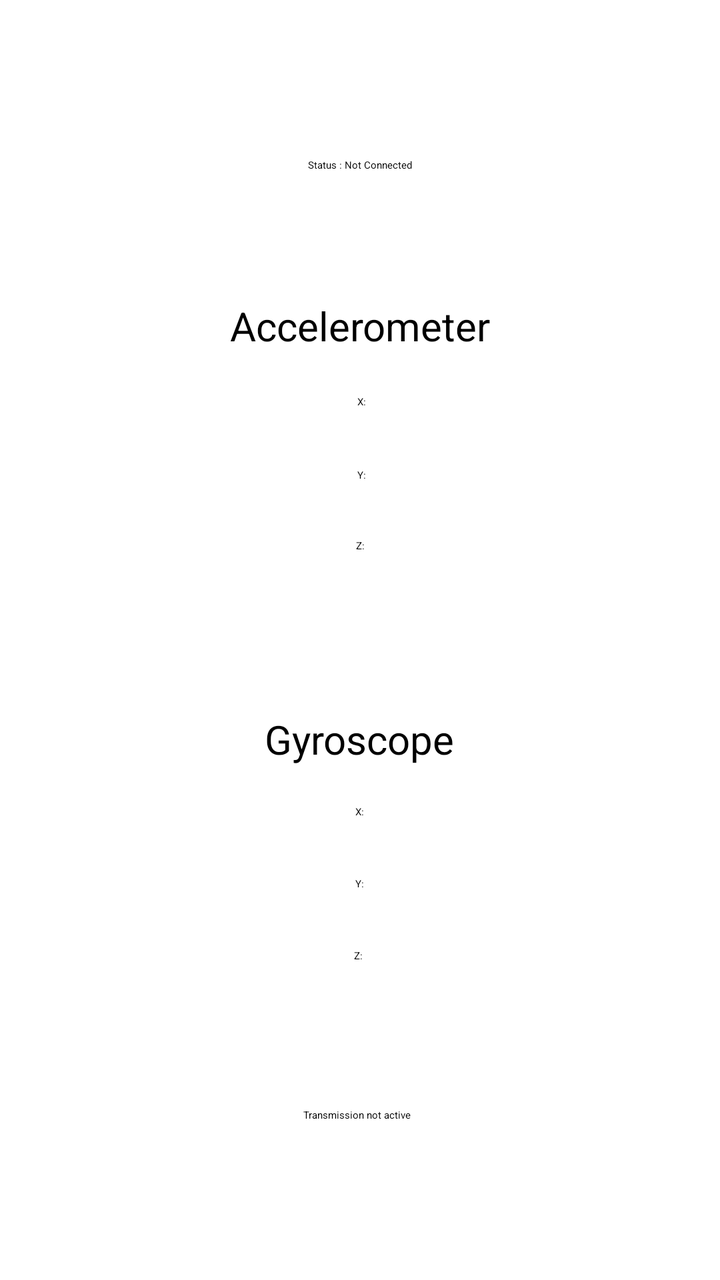
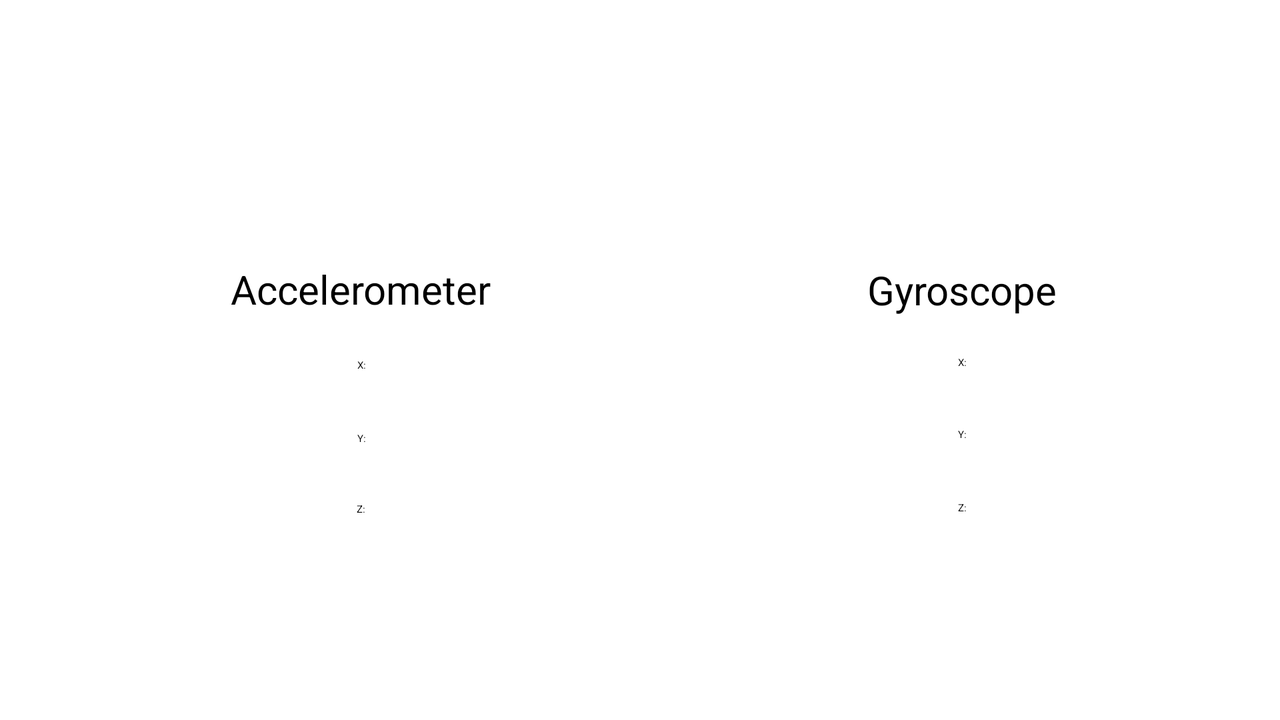

First picture: res/layout/ on a phone held upright. Second picture: the repository's own variant of that layout, on a device whose configuration matches the variant's folder. Source for both follows.
<!-- AndroidManifest.xml: application theme Theme.Test -->
<!-- res/layout/sensors_readouts.xml -->
<?xml version="1.0" encoding="utf-8"?>
<androidx.constraintlayout.widget.ConstraintLayout xmlns:android="http://schemas.android.com/apk/res/android"
    xmlns:app="http://schemas.android.com/apk/res-auto"
    xmlns:tools="http://schemas.android.com/tools"
    android:id="@+id/mainLayoutParent"
    android:layout_width="match_parent"
    android:layout_height="match_parent"
    app:flow_maxElementsWrap="1"
    app:flow_wrapMode="none"
    app:layout_wrapBehaviorInParent="skipped">

    <TextView
        android:id="@+id/gyroX"
        android:layout_width="117dp"
        android:layout_height="36dp"
        android:gravity="center"
        android:text="X:"
        app:layout_constraintBottom_toTopOf="@+id/gyroY"
        app:layout_constraintEnd_toEndOf="@+id/textView"
        app:layout_constraintStart_toStartOf="@+id/textView" />

    <TextView
        android:id="@+id/textView"
        android:layout_width="272dp"
        android:layout_height="37dp"
        android:gravity="center"
        android:text="Gyroscope"
        android:textSize="20sp"
        app:layout_constraintBottom_toTopOf="@+id/gyroX"
        app:layout_constraintEnd_toEndOf="@+id/textView7"
        app:layout_constraintHorizontal_bias="0.488"
        app:layout_constraintStart_toStartOf="@+id/textView7" />

    <TextView
        android:id="@+id/textView7"
        android:layout_width="315dp"
        android:layout_height="38dp"
        android:layout_marginTop="144dp"
        android:gravity="center"
        android:text="Accelerometer"
        android:textSize="20sp"
        app:layout_constraintEnd_toEndOf="parent"
        app:layout_constraintStart_toStartOf="parent"
        app:layout_constraintTop_toTopOf="parent" />

    <TextView
        android:id="@+id/accelZ"
        android:layout_width="117dp"
        android:layout_height="36dp"
        android:gravity="center"
        android:text="Z:"
        app:layout_constraintEnd_toEndOf="@+id/textView7"
        app:layout_constraintStart_toStartOf="@+id/textView7"
        app:layout_constraintTop_toBottomOf="@+id/accelY" />

    <TextView
        android:id="@+id/accelX"
        android:layout_width="120dp"
        android:layout_height="38dp"
        android:layout_marginTop="38dp"
        android:gravity="center"
        android:text="X:"
        app:layout_constraintEnd_toEndOf="@+id/textView7"
        app:layout_constraintHorizontal_bias="0.502"
        app:layout_constraintStart_toStartOf="@+id/textView7"
        app:layout_constraintTop_toTopOf="@+id/textView7" />

    <TextView
        android:id="@+id/accelY"
        android:layout_width="118dp"
        android:layout_height="35dp"
        android:gravity="center"
        android:text="Y:"
        app:layout_constraintEnd_toEndOf="@+id/textView7"
        app:layout_constraintHorizontal_bias="0.502"
        app:layout_constraintStart_toStartOf="@+id/textView7"
        app:layout_constraintTop_toBottomOf="@+id/accelX" />

    <TextView
        android:id="@+id/gyroY"
        android:layout_width="117dp"
        android:layout_height="36dp"
        android:gravity="center"
        android:text="Y:"
        app:layout_constraintBottom_toTopOf="@+id/gyroZ"
        app:layout_constraintEnd_toEndOf="@+id/textView"
        app:layout_constraintStart_toStartOf="@+id/textView" />

    <TextView
        android:id="@+id/gyroZ"
        android:layout_width="117dp"
        android:layout_height="36dp"
        android:layout_marginBottom="144dp"
        android:gravity="center"
        android:text="Z:"
        app:layout_constraintBottom_toBottomOf="parent"
        app:layout_constraintEnd_toEndOf="@+id/textView"
        app:layout_constraintHorizontal_bias="0.496"
        app:layout_constraintStart_toStartOf="@+id/textView" />

    <TextView
        android:id="@+id/statusText"
        android:layout_width="309dp"
        android:layout_height="37dp"
        android:layout_marginTop="64dp"
        android:gravity="center"
        android:text="Status : Not Connected"
        app:layout_constraintEnd_toEndOf="parent"
        app:layout_constraintStart_toStartOf="parent"
        app:layout_constraintTop_toTopOf="parent" />

    <TextView
        android:id="@+id/transmissionStatusText"
        android:layout_width="309dp"
        android:layout_height="37dp"
        android:layout_marginBottom="64dp"
        android:gravity="center"
        android:text="Transmission not active"
        app:layout_constraintBottom_toBottomOf="parent"
        app:layout_constraintEnd_toEndOf="parent"
        app:layout_constraintHorizontal_bias="0.47"
        app:layout_constraintStart_toStartOf="parent" />

</androidx.constraintlayout.widget.ConstraintLayout>
<!-- resources referenced by this layout -->
<resources>
  <style name="Theme.Test" parent="Theme.AppCompat.DayNight.NoActionBar">
          
          <item name="colorPrimary">@color/purple_200</item>
          <item name="colorPrimaryVariant">@color/purple_700</item>
          <item name="colorOnPrimary">@color/black</item>
          
          <item name="colorSecondary">@color/teal_200</item>
          <item name="colorSecondaryVariant">@color/teal_200</item>
          <item name="colorOnSecondary">@color/black</item>
          
          <item name="android:statusBarColor" tools:targetApi="l">?attr/colorPrimaryVariant</item>
          
      </style>
</resources>
<!-- res/layout-land/sensors_readouts.xml (the repository's variant of the layout above) -->
<!-- drawn on the phone turned sideways -->
<?xml version="1.0" encoding="utf-8"?>
<androidx.constraintlayout.widget.ConstraintLayout xmlns:android="http://schemas.android.com/apk/res/android"
    xmlns:app="http://schemas.android.com/apk/res-auto"
    xmlns:tools="http://schemas.android.com/tools"
    android:layout_width="match_parent"
    android:layout_height="match_parent"
    app:flow_maxElementsWrap="1"
    app:flow_wrapMode="none"
    app:layout_wrapBehaviorInParent="skipped">

    <TextView
        android:id="@+id/accelZ"
        android:layout_width="117dp"
        android:layout_height="36dp"
        android:gravity="center"
        android:text="Z:"
        app:layout_constraintEnd_toEndOf="@+id/textView7"
        app:layout_constraintStart_toStartOf="@+id/textView7"
        app:layout_constraintTop_toBottomOf="@+id/accelY" />

    <TextView
        android:id="@+id/gyroX"
        android:layout_width="117dp"
        android:layout_height="36dp"
        android:gravity="center"
        android:text="X:"
        app:layout_constraintEnd_toEndOf="@+id/textView"
        app:layout_constraintStart_toStartOf="@+id/textView"
        app:layout_constraintTop_toBottomOf="@+id/textView" />

    <TextView
        android:id="@+id/textView"
        android:layout_width="272dp"
        android:layout_height="37dp"
        android:layout_marginEnd="16dp"
        android:gravity="center"
        android:text="Gyroscope"
        android:textSize="20sp"
        app:layout_constraintBottom_toBottomOf="@+id/textView7"
        app:layout_constraintEnd_toEndOf="parent"
        app:layout_constraintStart_toEndOf="@+id/textView7"
        app:layout_constraintTop_toTopOf="@+id/textView7" />

    <TextView
        android:id="@+id/textView7"
        android:layout_width="315dp"
        android:layout_height="38dp"
        android:layout_marginStart="16dp"
        android:gravity="center"
        android:text="Accelerometer"
        android:textSize="20sp"
        app:layout_constraintBottom_toBottomOf="parent"
        app:layout_constraintEnd_toStartOf="@+id/textView"
        app:layout_constraintStart_toStartOf="parent"
        app:layout_constraintTop_toTopOf="parent"
        app:layout_constraintVertical_bias="0.39" />

    <TextView
        android:id="@+id/gyroY"
        android:layout_width="117dp"
        android:layout_height="36dp"
        android:gravity="center"
        android:text="Y:"
        app:layout_constraintEnd_toEndOf="@+id/textView"
        app:layout_constraintStart_toStartOf="@+id/textView"
        app:layout_constraintTop_toBottomOf="@+id/gyroX" />

    <TextView
        android:id="@+id/gyroZ"
        android:layout_width="117dp"
        android:layout_height="36dp"
        android:gravity="center"
        android:text="Z:"
        app:layout_constraintBottom_toBottomOf="@+id/accelZ"
        app:layout_constraintEnd_toEndOf="@+id/textView"
        app:layout_constraintStart_toStartOf="@+id/textView"
        app:layout_constraintTop_toBottomOf="@+id/gyroY" />

    <TextView
        android:id="@+id/accelX"
        android:layout_width="120dp"
        android:layout_height="38dp"
        android:gravity="center"
        android:text="X:"
        app:layout_constraintEnd_toEndOf="@+id/textView7"
        app:layout_constraintStart_toStartOf="@+id/textView7"
        app:layout_constraintTop_toBottomOf="@+id/textView7" />

    <TextView
        android:id="@+id/accelY"
        android:layout_width="118dp"
        android:layout_height="35dp"
        android:gravity="center"
        android:text="Y:"
        app:layout_constraintEnd_toEndOf="@+id/textView7"
        app:layout_constraintStart_toStartOf="@+id/textView7"
        app:layout_constraintTop_toBottomOf="@+id/accelX" />

</androidx.constraintlayout.widget.ConstraintLayout>
